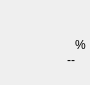
<?xml version="1.0" encoding="UTF-8"?>
<ui version="4.0">
 <class>NumberHumidity</class>
 <widget class="QWidget" name="NumberHumidity">
  <property name="geometry">
   <rect>
    <x>0</x>
    <y>0</y>
    <width>90</width>
    <height>85</height>
   </rect>
  </property>
  <widget class="QLabel" name="unitPercentLearn">
   <property name="geometry">
    <rect>
     <x>75</x>
     <y>35</y>
     <width>15</width>
     <height>20</height>
    </rect>
   </property>
   <property name="text">
    <string notr="true">%</string>
   </property>
  </widget>
  <widget class="QWidget" name="widget_2" native="true">
   <property name="geometry">
    <rect>
     <x>35</x>
     <y>0</y>
     <width>35</width>
     <height>35</height>
    </rect>
   </property>
   <property name="styleSheet">
    <string notr="true">image: url(:/settings/icons/humidity.svg);</string>
   </property>
  </widget>
  <widget class="QLabel" name="indoorHumidityLearn">
   <property name="geometry">
    <rect>
     <x>0</x>
     <y>35</y>
     <width>75</width>
     <height>50</height>
    </rect>
   </property>
   <property name="text">
    <string notr="true">--</string>
   </property>
   <property name="alignment">
    <set>Qt::AlignRight|Qt::AlignTrailing|Qt::AlignVCenter</set>
   </property>
  </widget>
 </widget>
 <resources/>
 <connections/>
</ui>
